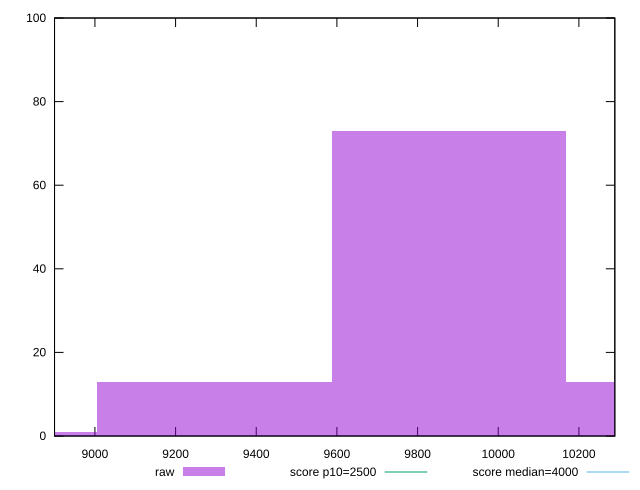

Write gnuplot code to recreate this figure.
reset

$raw <<EOF
9296.337097040008 13
9877.358165605008 73
10458.37923417001 13
8715.316028475008 1
EOF

set key outside below
set boxwidth 581.0210685650005
set xrange [8899.86:10289.085499999997]
set yrange [0:100]
set trange [0:100]
set style fill transparent solid 0.5 noborder

set parametric
set terminal svg size 640, 490 enhanced background rgb 'white'
set output "reports/report_00033_2021-03-01T14-23-16.841Z/largest-contentful-paint/samples/astro-inner/raw/histogram.svg"

plot $raw title "raw" with boxes, \
     2500,t title "score p10=2500", \
     4000,t title "score median=4000"

reset
